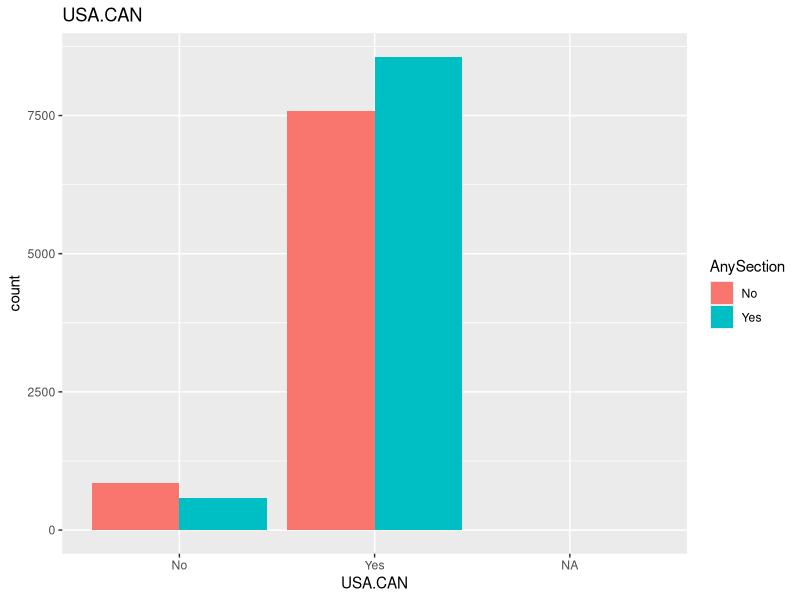
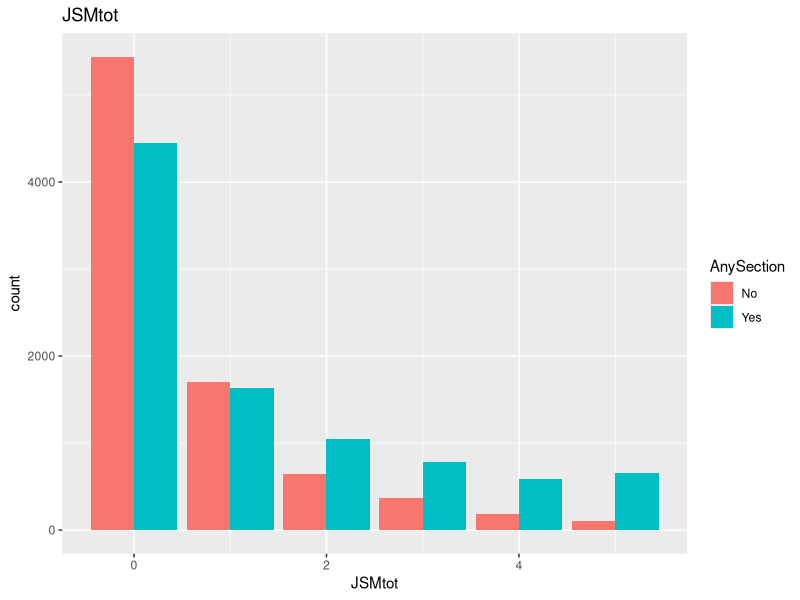
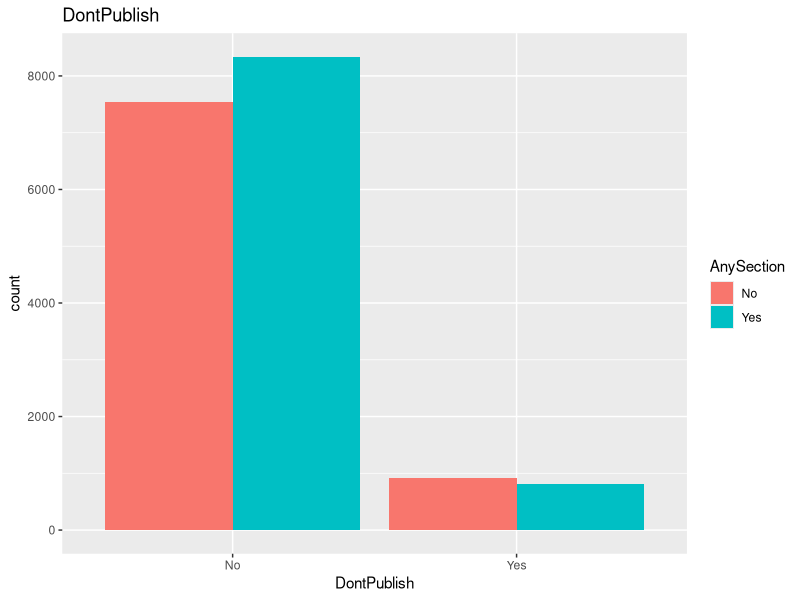
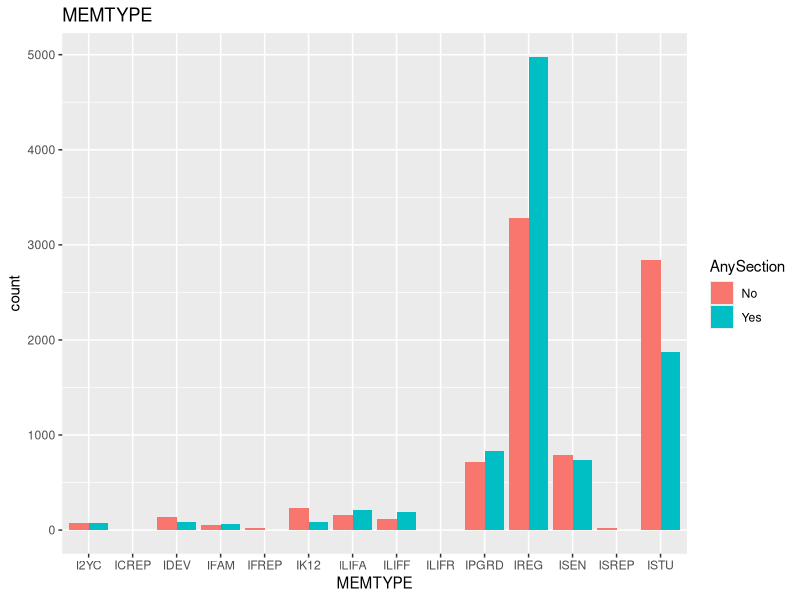
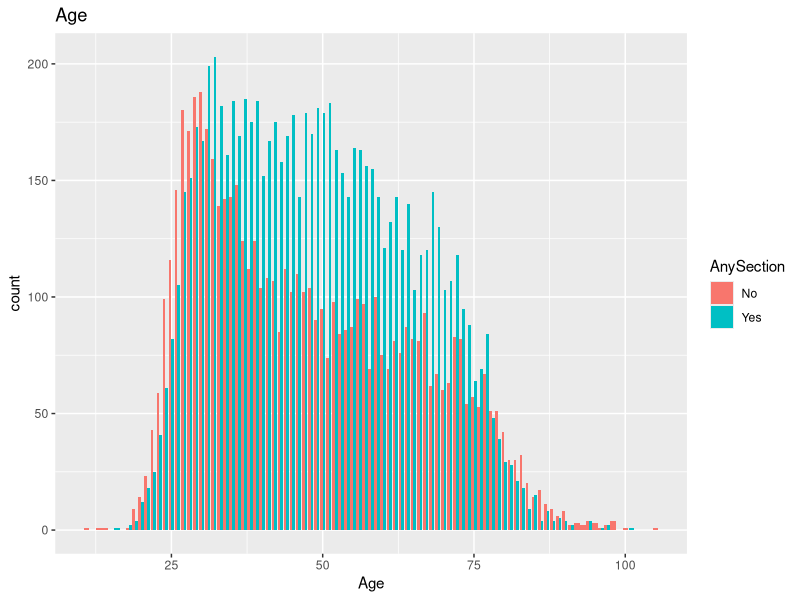
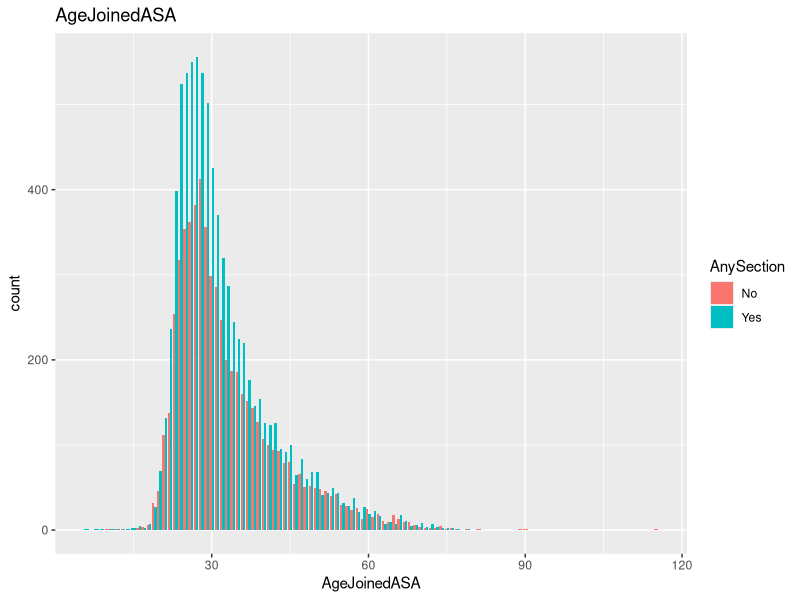
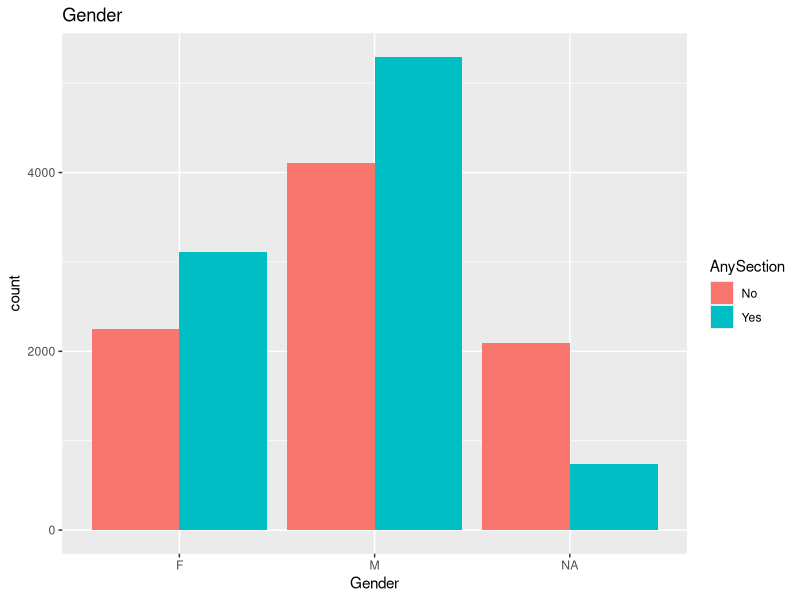
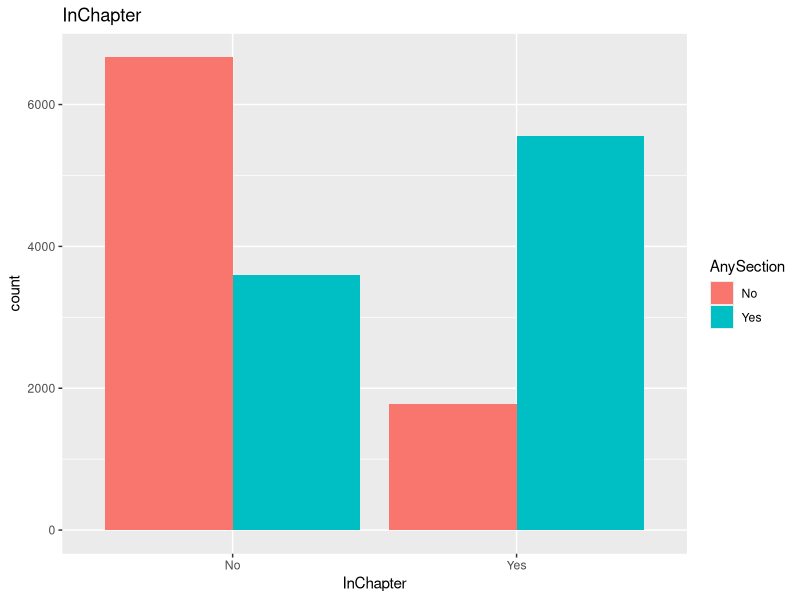

Write the R code that produced these figures, in order.
## ---- chunk 1
library(tidyverse)
library(dplyr)
library(ggplot2)
library(mice)
## ---- chunk 2
member = read_csv('data/member-data-2020-stat149.csv')
# CONNOR ADDITION
# hecking head and tail of the dataset
head(member)
tail(member)
## ---- chunk 3
# checking dimensions of the dataset
dim(member)
# CONNOR ADDITION
nrow(member)
ncol(member)
## ---- chunk 4
summary(member)
## ---- chunk 5
# CONNOR ADDITION
str(member)
## ---- chunk 6
# CONNOR ADDITION
# getting the number of missing values column wise
sapply(member, function(x) sum(is.na(x)))
## ---- chunk 7
# CONNOR ADDITION
# getting the number of missing values row wise
row.nas <- rowSums(is.na(member))
table(row.nas)
## ---- chunk 8
# CONNOR ADDITION
# checking for duplicate rows (this doesn't appear correct though; I'm not sure distinct is working properly here)
duplicate_check <- member %>% distinct()
dim(duplicate_check)
## ---- chunk 9
# getting the counts
member %>% 
  count(AnySection)
## ---- chunk 10
# CONNOR ADDITION
member %>% count(JSMtot)
## ---- chunk 11

## ---- chunk 12
ggplot(member, aes(USA.CAN, fill = AnySection)) +     
   geom_bar(position = 'dodge')+ggtitle("USA.CAN") 

ggplot(member, aes(JSMtot, fill = AnySection)) +     
   geom_bar(position = 'dodge')+ggtitle("JSMtot") 

ggplot(member, aes(DontPublish, fill = AnySection)) +     
   geom_bar(position = 'dodge')+ggtitle("DontPublish") 

ggplot(member, aes(MEMTYPE, fill = AnySection)) +     
   geom_bar(position = 'dodge')+ggtitle("MEMTYPE") 

ggplot(member, aes(Age, fill = AnySection)) +     
   geom_bar(position = 'dodge')+ggtitle("Age") 

ggplot(member, aes(AgeJoinedASA, fill = AnySection)) +     
   geom_bar(position = 'dodge')+ggtitle("AgeJoinedASA") 

ggplot(member, aes(Gender, fill = AnySection)) +     
   geom_bar(position = 'dodge')+ggtitle("Gender") 


# this was giving me "Error in discrete_scale(c("x", "xmin", "xmax", "xend"), "position_d",  : formal argument "guide" matched by multiple actual arguments"
# ggplot(member, aes(EmploymentCategory, fill = AnySection)) +     
  # scale_x_discrete(guide = guide_axis(n.dodge=3))+
#   geom_bar(position = 'dodge')+ggtitle("EmploymentCategory") 

ggplot(member, aes(InChapter, fill = AnySection)) +     
   geom_bar(position = 'dodge')+ggtitle("InChapter") 


## ---- chunk 13
# CONNOR ADDITION
member %>% count(EmploymentCategory)
## ---- chunk 14
member$AnySection = as.numeric(as.factor(member$AnySection))-1
member$DontPublish = as.numeric(as.factor(member$DontPublish))-1
member$MEMTYPE = as.numeric(as.factor(member$MEMTYPE))-1
member$InChapter = as.numeric(as.factor(member$InChapter))-1
member$P.SEC.BE = as.numeric(as.factor(member$P.SEC.BE))-1
member$P.SEC.BIOM = as.numeric(as.factor(member$P.SEC.BIOM))-1
member$P.SEC.BIOP = as.numeric(as.factor(member$P.SEC.BIOP))-1
member$P.SEC.CNSL = as.numeric(as.factor(member$P.SEC.CNSL))-1

member$P.SEC.COMP = as.numeric(as.factor(member$P.SEC.BIOM))-1
member$P.SEC.EDUC = as.numeric(as.factor(member$P.SEC.BIOP))-1
member$P.SEC.ENVR = as.numeric(as.factor(member$P.SEC.CNSL))-1
member$P.SEC.EPI = as.numeric(as.factor(member$P.SEC.BIOM))-1
member$P.SEC.GOVT = as.numeric(as.factor(member$P.SEC.BIOP))-1
member$P.SEC.GRPH = as.numeric(as.factor(member$P.SEC.CNSL))-1

member$P.SEC.HPSS = as.numeric(as.factor(member$P.SEC.BIOM))-1
member$P.SEC.MDD = as.numeric(as.factor(member$P.SEC.BIOP))-1
member$P.SEC.MHS = as.numeric(as.factor(member$P.SEC.CNSL))-1
member$P.SEC.MKTG = as.numeric(as.factor(member$P.SEC.BIOM))-1
member$P.SEC.NPAR = as.numeric(as.factor(member$P.SEC.BIOP))-1
member$P.SEC.QP = as.numeric(as.factor(member$P.SEC.CNSL))-1

member$P.SEC.SBSS = as.numeric(as.factor(member$P.SEC.BIOM))-1
member$P.SEC.SDNS= as.numeric(as.factor(member$P.SEC.BIOP))-1
member$P.SEC.SGG = as.numeric(as.factor(member$P.SEC.CNSL))-1
member$P.SEC.SI = as.numeric(as.factor(member$P.SEC.BIOM))-1
member$P.SEC.SIS = as.numeric(as.factor(member$P.SEC.BIOP))-1
member$P.SEC.SLDM = as.numeric(as.factor(member$P.SEC.CNSL))-1

member$P.SEC.SOC = as.numeric(as.factor(member$P.SEC.BIOM))-1
member$P.SEC.SPES= as.numeric(as.factor(member$P.SEC.BIOP))-1
member$P.SEC.SRMS = as.numeric(as.factor(member$P.SEC.CNSL))-1
member$P.SEC.SSPA = as.numeric(as.factor(member$P.SEC.BIOM))-1
member$P.SEC.TSHS = as.numeric(as.factor(member$P.SEC.BIOP))-1

## ---- chunk 15
# Business and Economics Statistics
## ---- chunk 16
member
## ---- chunk 17
sum(is.na(member$USA.CAN)) 
member$USA.CAN[is.na(member$USA.CAN)] = 'Yes'
# any better way to convert yes/no to 1/0 ??
member$USA.CAN = as.numeric(as.factor(member$USA.CAN))-1
member %>% 
  count(USA.CAN)
## ---- chunk 18
sum(is.na(member$Gender)) 
sum(is.na(member$EmploymentCategory))
## ---- chunk 19
md.pattern(member)
## ---- chunk 20
imp <- mice(member, method = "pmm", m = 5, maxit = 50, printFlag = FALSE)
member.imp <- complete(imp)
summary(member.imp)
